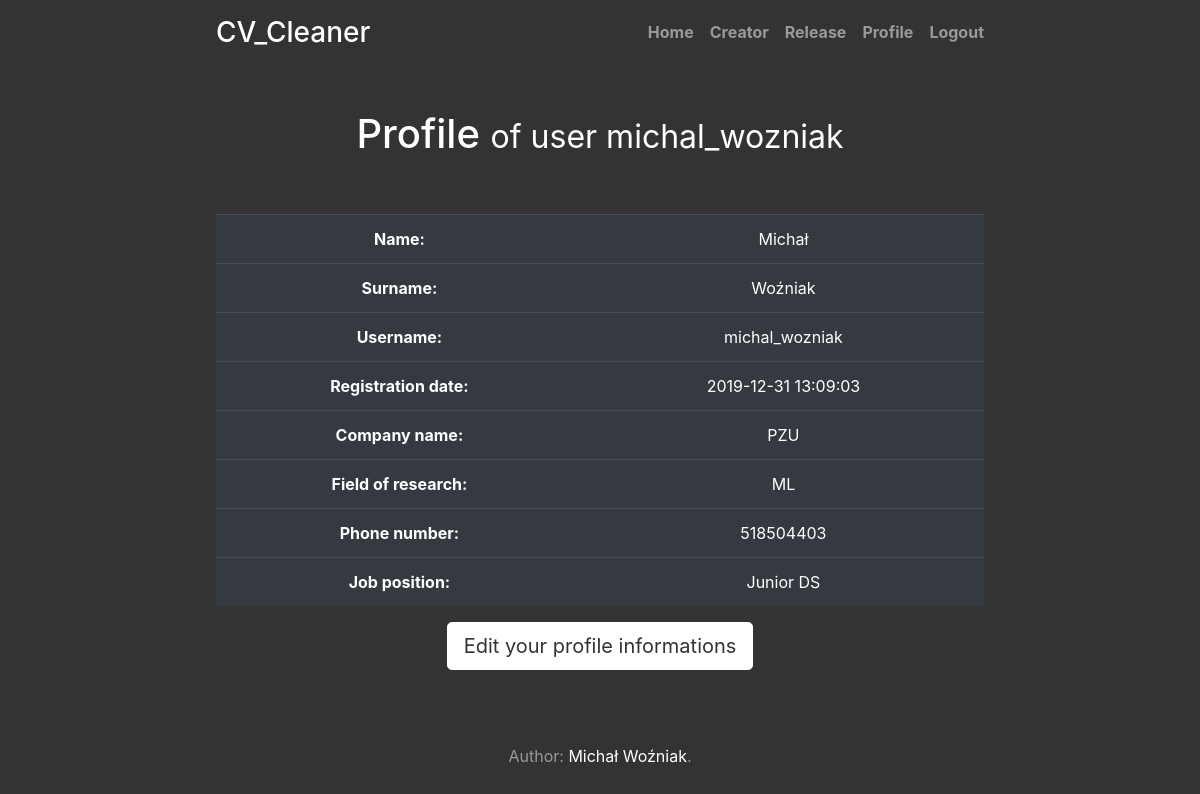
The page /profile (signed in) on the database its author committed.
### tables this page shows
CREATE TABLE users_additional_informations(
   ID INTEGER PRIMARY KEY, company_name VARCHAR(100),
   field_of_research VARCHAR(100), phone_number VARCHAR(20),
   job_position VARCHAR(100) 
);

### application.py (the view)
@app.route("/profile")
@logged_in_checker
def profile():
    db = sqlite3.connect('databases/coreApp.db')
    cursor = db.cursor()
    tmp = f"CREATE VIEW profile_view AS SELECT name, surname, username, register_date, company_name, field_of_research, \
        phone_number,job_position FROM users as A LEFT JOIN users_additional_informations as B on B.ID = A.ID WHERE A.ID = {session.get('ID')}"
    cursor.execute("DROP VIEW IF EXISTS profile_view")
    cursor.execute(tmp)
    cursor.execute("SELECT * FROM profile_view")
    cursor.row_factory = sqlite3.Row
    rows = cursor.fetchall()
    data = dict(rows[0])
    db.close()
    return render_template("profile.html", text=data)

### application.py (called while the page is built)
def logged_in_checker(f):
    @wraps(f)
    def wrap(*args, **kwargs):
        if 'logged_in' in session:
            return f(*args, **kwargs)
        else:
            flash('Unauthorized!, Please login now!', 'danger')
            return redirect(url_for('signin'))
    return wrap

### templates/profile.html
{% extends 'layout.html' %}
{% block body %}
<h1>Profile <small> of user {{session.username}} </small></h1>
<br></br>
<table class="table table-dark">
    <tbody>
      <tr>
        <th scope="row">Name: </th>
        <td>{{text.name}}</td>
      </tr>
      <tr>
        <th scope="row">Surname: </th>
        <td>{{text.surname}}</td>
      </tr>
      <tr>
        <th scope="row">Username: </th>
        <td>{{text.username}}</td>
      </tr>
      <tr>
        <th scope="row">Registration date: </th>
        <td>{{text.register_date}}</td>
      </tr>
      <tr>
        <th scope="row">Company name: </th>
        <td>{{text.company_name}}</td>
      </tr>
      <tr>
        <th scope="row">Field of research: </th>
        <td>{{text.field_of_research}}</td>
      </tr>
      <tr>
        <th scope="row">Phone number: </th>
        <td>{{text.phone_number}}</td>
      </tr>
      <tr>
        <th scope="row">Job position: </th>
        <td>{{text.job_position}}</td>
      </tr>
    </tbody>
  </table>
  <p class="lead">
<a href="/profile_edit" class="btn btn-lg btn-secondary">Edit your profile informations</a>
</p>
{% endblock %}

### static/cover.css (style rules this page uses)
a, a:focus, a:hover { color: #fff; }
.btn-secondary, .btn-secondary:hover, .btn-secondary:focus { color: #333; text-shadow: none; background-color: #fff; border: .05rem solid #fff; }
html, body { height: 100%; background-color: #333; }
body { display: -ms-flexbox; display: flex; color: #fff; }

### rows shown on the page
users_additional_informations: company_name "PZU", field_of_research "ML", phone_number "518504403", job_position "Junior DS"

### other values the page prints
{{ session.username }} "michal_wozniak"
{{ text.name }} "Michał"
{{ text.surname }} "Woźniak"
{{ text.username }} "michal_wozniak"
{{ text.register_date }} "2019-12-31 13:09:03"
